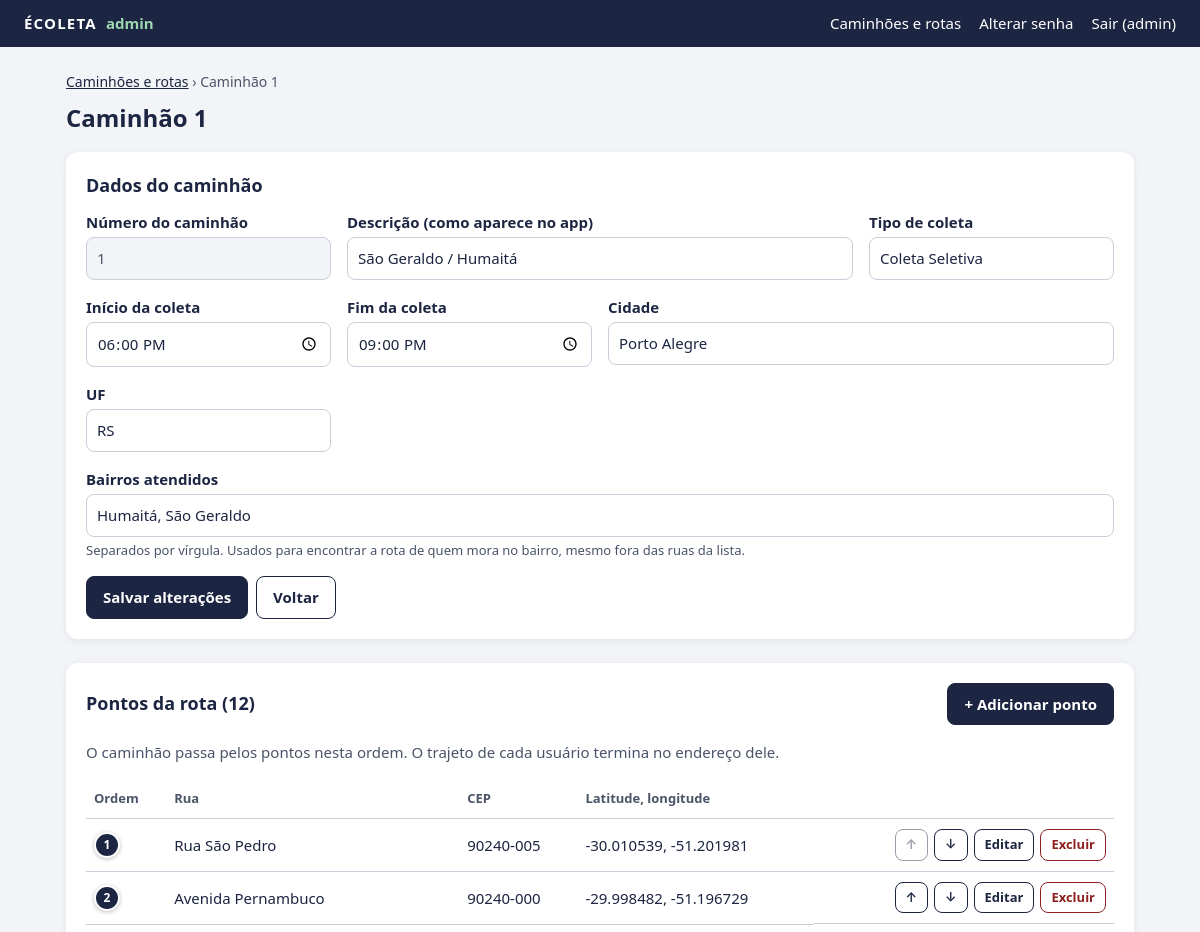
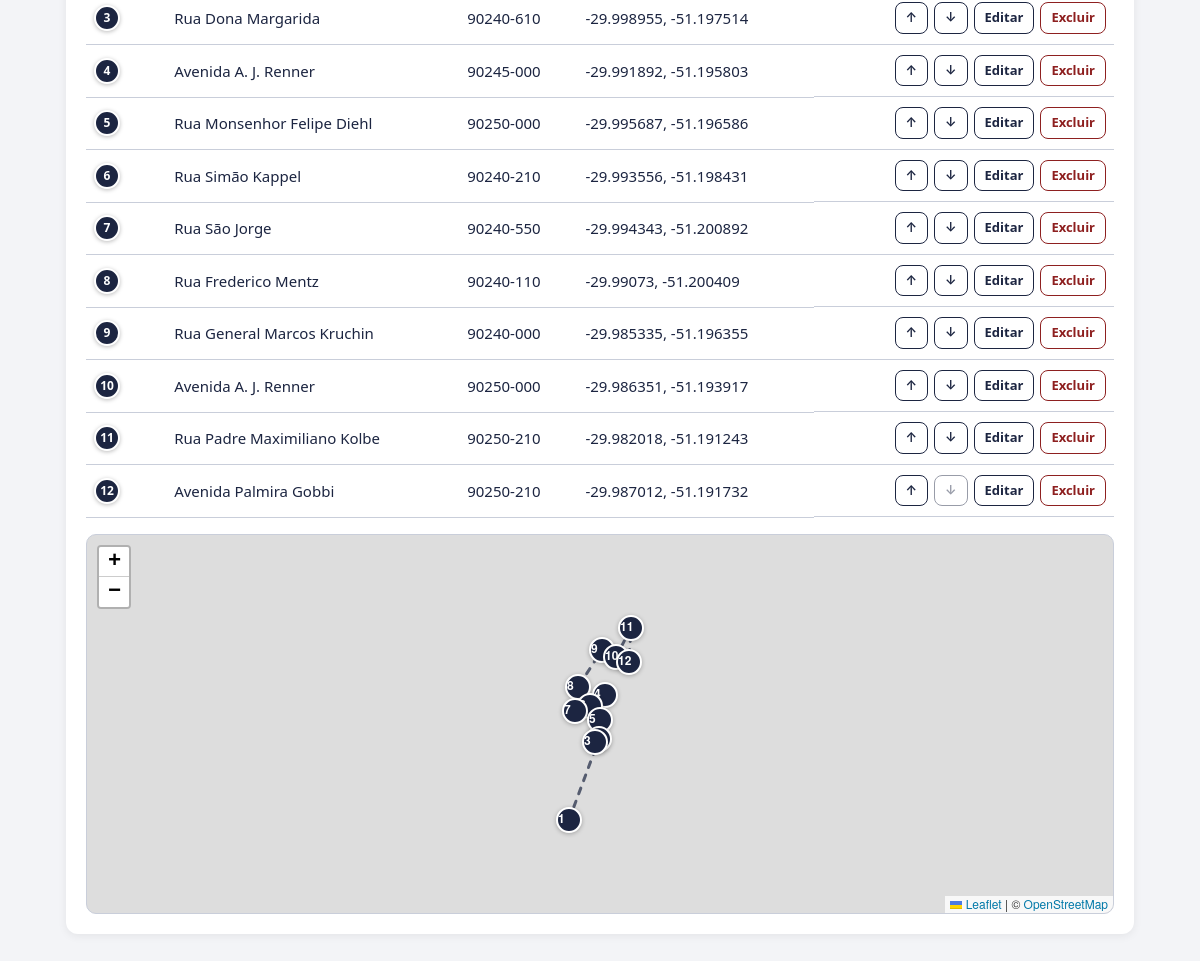
The page /admin/caminhao.php?id=1 (signed in) on the database its author committed (2 pictures, top to bottom).
### tables this page shows
CREATE TABLE `rotas` (
  `id` int NOT NULL,
  `descricao` varchar(150) NOT NULL,
  `tipo` varchar(50) NOT NULL,
  `horario_inicio` time NOT NULL,
  `horario_fim` time NOT NULL,
  `cidade` varchar(120) NOT NULL DEFAULT 'Porto Alegre',
  `uf` char(2) NOT NULL DEFAULT 'RS'
);

CREATE TABLE `rota_pontos` (
  `id` int NOT NULL,
  `rota_id` int NOT NULL,
  `ordem` smallint NOT NULL,
  `rua` varchar(200) NOT NULL,
  `numero` varchar(10) DEFAULT NULL,
  `cep` char(8) DEFAULT NULL,
  `latitude` decimal(10,7) DEFAULT NULL,
  `longitude` decimal(10,7) DEFAULT NULL
);

### admin/inc/bootstrap.php (called while the page is built, shortened)
<?php
require_once __DIR__ . '/../../api/classes/Endereco.php';
function db(): PDO
{
    static $pdo = null;
    return $pdo ??= (new Database())->conectar();
}
function h(?string $texto): string
{
    return htmlspecialchars((string) $texto, ENT_QUOTES | ENT_SUBSTITUTE, 'UTF-8');
}
function adminLogado(): ?array
{
    return $_SESSION['admin'] ?? null;
}

### admin/inc/RotasAdmin.php (called while the page is built, shortened)
<?php
class RotasAdmin
{
    private PDO $db;
    public function __construct(PDO $db)
    {
        $this->db = $db;
    }
    public function buscar(int $id): ?array
    {
        $stmt = $this->db->prepare('SELECT * FROM rotas WHERE id = :id');
        $stmt->execute([':id' => $id]);
        $rota = $stmt->fetch(PDO::FETCH_ASSOC);
        $stmt = $this->db->prepare('SELECT bairro FROM rota_bairros WHERE rota_id = :id ORDER BY bairro');
        $stmt->execute([':id' => $id]);
        $rota['bairros'] = $stmt->fetchAll(PDO::FETCH_COLUMN);
        return $rota;
    }
    public function pontos(int $rotaId): array
    {
        $stmt = $this->db->prepare('SELECT * FROM rota_pontos WHERE rota_id = :id ORDER BY ordem');
        $stmt->execute([':id' => $rotaId]);
        return $stmt->fetchAll(PDO::FETCH_ASSOC);
    }
}

### api/classes/Endereco.php (called while the page is built, shortened)
<?php
class Endereco
{
    public static function somenteDigitos(string $cep): string
    {
        return preg_replace('/\D/', '', $cep);
    }
    public static function formatarCep(string $cep): string
    {
        $digitos = self::somenteDigitos($cep);
        return strlen($digitos) === 8
            ? substr($digitos, 0, 5) . "-" . substr($digitos, 5)
            : $cep;
    }
}

### admin/caminhao.php (the view, shortened to what this page needs)
<?php
require_once __DIR__ . '/inc/bootstrap.php';
require_once __DIR__ . '/inc/layout.php';
require_once __DIR__ . '/inc/RotasAdmin.php';
$rotas = new RotasAdmin(db());
$id = isset($_GET['id']) ? (int) $_GET['id'] : null;
$novo = $id === null;
$rota = $novo ? null : $rotas->buscar($id);
$form = [
    'id' => $novo ? $rotas->proximoNumero() : (int) $rota['id'],
    'descricao' => $rota['descricao'] ?? '',
    'tipo' => $rota['tipo'] ?? TIPOS[0],
    'horario_inicio' => substr($rota['horario_inicio'] ?? '18:00', 0, 5),
    'horario_fim' => substr($rota['horario_fim'] ?? '21:00', 0, 5),
    'cidade' => $rota['cidade'] ?? 'Porto Alegre',
    'uf' => $rota['uf'] ?? 'RS',
    'bairros' => implode(', ', $rota['bairros'] ?? []),
];
$pontos = $novo ? [] : $rotas->pontos($id);
$titulo = $novo ? 'Novo caminhão' : "Caminhão {$id}";
cabecalho($titulo, ['mapa' => !$novo]);
?>
<p class="trilha"><a href="caminhoes.php">Caminhões e rotas</a> › <?= h($titulo) ?></p>
<h1><?= h($titulo) ?></h1>
<section class="cartao">
  <h2>Dados do caminhão</h2>
  <form method="post" class="formulario grade">
    <div>
      <label for="id">Número do caminhão</label>
      <input id="id" name="id" type="number" min="1" max="999999" value="<?= (int) $form['id'] ?>" <?= $novo ? 'required' : 'readonly' ?>>
    </div>
    <div class="largura-2">
      <label for="descricao">Descrição (como aparece no app)</label>
      <input id="descricao" name="descricao" maxlength="150" value="<?= h($form['descricao']) ?>" placeholder="Ex.: São Geraldo / Humaitá" required>
    </div>
    <div>
      <label for="tipo">Tipo de coleta</label>
      <input id="tipo" name="tipo" maxlength="50" list="tipos" value="<?= h($form['tipo']) ?>" required>
    </div>
    <div>
      <label for="horario_inicio">Início da coleta</label>
      <input id="horario_inicio" name="horario_inicio" type="time" value="<?= h($form['horario_inicio']) ?>" required>
    </div>
    <div>
      <label for="horario_fim">Fim da coleta</label>
      <input id="horario_fim" name="horario_fim" type="time" value="<?= h($form['horario_fim']) ?>" required>
    </div>
    <div class="largura-2">
      <label for="cidade">Cidade</label>
      <input id="cidade" name="cidade" maxlength="120" value="<?= h($form['cidade']) ?>" required>
    </div>
    <div>
      <label for="uf">UF</label>
      <input id="uf" name="uf" maxlength="2" value="<?= h($form['uf']) ?>" required>
    </div>
    <div class="largura-total">
      <label for="bairros">Bairros atendidos</label>
      <input id="bairros" name="bairros" value="<?= h($form['bairros']) ?>" placeholder="Ex.: São Geraldo, Humaitá">
      <small>Separados por vírgula. Usados para encontrar a rota de quem mora no bairro, mesmo fora das ruas da lista.</small>
    </div>
    <div class="acoes largura-total">
      <button type="submit" class="botao"><?= $novo ? 'Cadastrar caminhão' : 'Salvar alterações' ?></button>
      <a class="botao botao-secundario" href="caminhoes.php">Voltar</a>
    </div>
  </form>
</section>
<?php if (!$novo): ?>
<section class="cartao" id="pontos">
  <div class="titulo-pagina">
    <h2>Pontos da rota (<?= count($pontos) ?>)</h2>
    <a class="botao" href="ponto.php?rota=<?= (int) $id ?>">+ Adicionar ponto</a>
  </div>
  <p class="dica">O caminhão passa pelos pontos nesta ordem. O trajeto de cada usuário termina no endereço dele.</p>
  <?php if (!$pontos): ?>
  <p class="vazio">Nenhum ponto cadastrado. Adicione pelo menos dois para formar a rota.</p>
  <?php else: ?>
  <div class="tabela-rolagem">
    <table class="tabela">
      <thead>
        <tr>
          <th scope="col">Ordem</th>
          <th scope="col">Rua</th>
          <th scope="col">CEP</th>
          <th scope="col">Latitude, longitude</th>
          <th scope="col"><span class="sr-only">Ações</span></th>
        </tr>
      </thead>
      <tbody>
        <?php foreach ($pontos as $indice => $ponto): ?>
        <tr>
          <td><span class="numero-ponto"><?= (int) $ponto['ordem'] ?></span></td>
          <td><?= h($ponto['rua']) ?><?= $ponto['numero'] ? ', ' . h($ponto['numero']) : '' ?></td>
          <td class="sem-quebra"><?= $ponto['cep'] ? h(Endereco::formatarCep($ponto['cep'])) : '—' ?></td>
          <td class="sem-quebra">
            <?php if ($ponto['latitude'] !== null && $ponto['longitude'] !== null): ?>
            <?= h(rtrim(rtrim($ponto['latitude'], '0'), '.')) ?>, <?= h(rtrim(rtrim($ponto['longitude'], '0'), '.')) ?>
            <?php else: ?>
            <span class="alerta">Sem localização</span>
            <?php endif; ?>
          </td>
          <td class="acoes-linha">
            <?php foreach (['subir_ponto' => ['↑', 'Subir', $indice === 0], 'descer_ponto' => ['↓', 'Descer', $indice === count($pontos) - 1]] as $acao => [$seta, $rotulo, $desativado]): ?>
            <form method="post">
              <button type="submit" class="botao botao-pequeno botao-secundario" title="<?= $rotulo ?>" aria-label="<?= $rotulo ?> o ponto <?= (int) $ponto['ordem'] ?>" <?= $desativado ? 'disabled' : '' ?>><?= $seta ?></button>
            </form>
            <?php endforeach; ?>
            <a class="botao botao-pequeno botao-secundario" href="ponto.php?rota=<?= (int) $id ?>&amp;id=<?= (int) $ponto['id'] ?>">Editar</a>
            <form method="post" onsubmit="return confirm('Excluir o ponto <?= (int) $ponto['ordem'] ?>?')">
              <button type="submit" class="botao botao-pequeno botao-perigo">Excluir</button>
            </form>
          </td>
        </tr>
        <?php endforeach; ?>
      </tbody>
    </table>
  </div>
  <div id="mapa-rota" class="mapa" aria-label="Mapa com os pontos da rota"></div>
  <?php endif; ?>
</section>
<?php endif; ?>
<?php
rodape($novo ? [] : ['assets/caminhao.js']);

### admin/inc/layout.php (shortened to what this page needs)
<?php
function cabecalho(string $titulo, array $opcoes = []): void
{
    $admin = adminLogado();
    ?>
<!DOCTYPE html>
<html lang="pt-br">
<head>
  <link rel="stylesheet" href="assets/admin.css">
  <?php if (!empty($opcoes['mapa'])): ?>
  <link rel="stylesheet" href="https://unpkg.com/leaflet@1.9.4/dist/leaflet.css">
  <?php endif; ?>
</head>
<body>
  <header class="topo">
    <a class="marca" href="caminhoes.php">ÉCOLETA <span>admin</span></a>
    <?php if ($admin): ?>
    <nav class="menu" aria-label="Menu do admin">
      <a href="caminhoes.php">Caminhões e rotas</a>
      <a href="senha.php">Alterar senha</a>
      <form method="post" action="logout.php">
        <button type="submit" class="link">Sair (<?= h($admin['usuario']) ?>)</button>
      </form>
    </nav>
    <?php endif; ?>
  </header>
  <main class="conteudo">
<?php
}
function rodape(array $scripts = []): void
{
    ?>
  </main>
</body>
</html>
<?php
}

### admin/assets/admin.css (style rules this page uses)
:root { --azul: #1c2541; --verde: #14532d; --vermelho: #8e2020; --amarelo: #7a5a00; --texto: #1c2541; --texto-suave: #4a5468; --borda: #c9ceda; --fundo: #f3f4f7; --branco: #fff; }
* { box-sizing: border-box; }
body { margin: 0; background: var(--fundo); color: var(--texto); font: 15px/1.5 system-ui, -apple-system, "Segoe UI", Roboto, sans-serif; }
a { color: var(--azul); }
.topo { display: flex; flex-wrap: wrap; align-items: center; justify-content: space-between; gap: 8px 24px; padding: 12px 24px; background: var(--azul); color: var(--branco); }
.marca { color: var(--branco); font-weight: 800; letter-spacing: .08em; text-decoration: none; }
.marca span { margin-left: 4px; color: #9fd8b1; font-weight: 600; letter-spacing: 0; }
.menu { display: flex; flex-wrap: wrap; align-items: center; gap: 4px 18px; }
.menu a, .menu .link { color: var(--branco); text-decoration: none; }
.link { padding: 0; border: 0; background: none; font: inherit; cursor: pointer; }
.conteudo { max-width: 1100px; margin: 0 auto; padding: 24px 16px 48px; }
h1 { margin: 0 0 16px; font-size: 24px; }
h2 { margin: 0 0 12px; font-size: 18px; }
.trilha { margin: 0 0 8px; color: var(--texto-suave); font-size: 14px; }
.titulo-pagina { display: flex; flex-wrap: wrap; align-items: center; justify-content: space-between; gap: 12px; margin-bottom: 16px; }
.titulo-pagina h1, .titulo-pagina h2 { margin: 0; }
.cartao { margin-bottom: 24px; padding: 20px; border-radius: 12px; background: var(--branco); box-shadow: 0 2px 10px #0001; }
.formulario label { display: block; margin-bottom: 4px; font-weight: 600; }
.formulario input, .formulario select { width: 100%; padding: 9px 10px; border: 1px solid var(--borda); border-radius: 8px; background: var(--branco); color: var(--texto); font: inherit; }
.formulario input[readonly] { background: var(--fundo); color: var(--texto-suave); }
.formulario small { display: block; margin-top: 4px; color: var(--texto-suave); font-size: 13px; }
.grade { display: grid; grid-template-columns: repeat(4, minmax(0, 1fr)); gap: 16px; }
.largura-2 { grid-column: span 2; }
.largura-total { grid-column: 1 / -1; }
.acoes { display: flex; flex-wrap: wrap; gap: 8px; }
.botao { display: inline-block; padding: 9px 16px; border: 1px solid var(--azul); border-radius: 8px; background: var(--azul); color: var(--branco); font: inherit; font-weight: 600; text-decoration: none; white-space: nowrap; cursor: pointer; }
.botao:disabled { opacity: .45; cursor: not-allowed; filter: none; }
.botao-secundario { background: var(--branco); color: var(--azul); }
.botao-perigo { border-color: var(--vermelho); background: var(--branco); color: var(--vermelho); }
.botao-pequeno { padding: 5px 10px; font-size: 13px; }
.tabela-rolagem { overflow-x: auto; }
.tabela { width: 100%; border-collapse: collapse; }
.tabela th, .tabela td { padding: 10px 8px; border-bottom: 1px solid var(--borda); text-align: left; vertical-align: middle; }
.tabela th { color: var(--texto-suave); font-size: 13px; font-weight: 600; }
.acoes-linha { display: flex; flex-wrap: wrap; justify-content: flex-end; gap: 6px; }
.acoes-linha form { margin: 0; }
.sem-quebra { white-space: nowrap; }
.vazio, .dica { color: var(--texto-suave); }
.numero-ponto, .marcador-ponto { display: inline-grid; place-items: center; width: 26px; height: 26px; border: 2px solid var(--branco); border-radius: 50%; background: var(--azul); color: var(--branco); font-size: 12px; font-weight: 700; box-shadow: 0 1px 4px #0004; }
.mapa { height: 380px; margin-top: 16px; border-radius: 10px; border: 1px solid var(--borda); }

### rows shown on the page
rotas: id "1", descricao "São Geraldo / Humaitá", tipo "Coleta Seletiva", cidade "Porto Alegre", uf "RS"
rota_pontos: ordem "1", rua "Rua São Pedro", cep "90240-005", latitude "-30.010539", longitude "-51.201981", seta "↑", seta "↓"
rota_pontos: ordem "2", rua "Avenida Pernambuco", cep "90240-000", latitude "-29.998482", longitude "-51.196729", seta "↑", seta "↓"
rota_pontos: ordem "3", rua "Rua Dona Margarida", cep "90240-610", latitude "-29.998955", longitude "-51.197514", seta "↑", seta "↓"
rota_pontos: ordem "4", rua "Avenida A. J. Renner", cep "90245-000", latitude "-29.991892", longitude "-51.195803", seta "↑", seta "↓"
rota_pontos: ordem "5", rua "Rua Monsenhor Felipe Diehl", cep "90250-000", latitude "-29.995687", longitude "-51.196586", seta "↑", seta "↓"
rota_pontos: ordem "6", rua "Rua Simão Kappel", cep "90240-210", latitude "-29.993556", longitude "-51.198431", seta "↑", seta "↓"
rota_pontos: ordem "7", rua "Rua São Jorge", cep "90240-550", latitude "-29.994343", longitude "-51.200892", seta "↑", seta "↓"
rota_pontos: ordem "8", rua "Rua Frederico Mentz", cep "90240-110", latitude "-29.99073", longitude "-51.200409", seta "↑", seta "↓"
rota_pontos: ordem "9", rua "Rua General Marcos Kruchin", cep "90240-000", latitude "-29.985335", longitude "-51.196355", seta "↑", seta "↓"
rota_pontos: ordem "10", rua "Avenida A. J. Renner", cep "90250-000", latitude "-29.986351", longitude "-51.193917", seta "↑", seta "↓"
rota_pontos: ordem "11", rua "Rua Padre Maximiliano Kolbe", cep "90250-210", latitude "-29.982018", longitude "-51.191243", seta "↑", seta "↓"
rota_pontos: ordem "12", rua "Avenida Palmira Gobbi", cep "90250-210", latitude "-29.987012", longitude "-51.191732", seta "↑", seta "↓"

### other values the page prints
$admin['usuario'] "admin"
$titulo "Caminhão 1"
count($pontos) "12"
